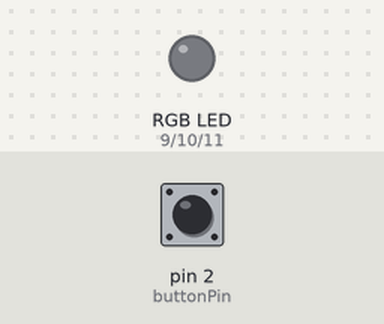
This sketch was run on a simulated Arduino Uno, built with avr-gcc and run on an emulated ATmega328P. Parts: an RGB LED mixed from three pins (HIGH = lit). The test bench sets the inputs (shaded band); at power-on: pin 2 (buttonPin) LOW. Dim RGB values are drawn brighter than linear.

Above: at 1.2 s.
1.3 s: pin 2 (buttonPin) pulled HIGH for 0.15 s
At 1.46 s:
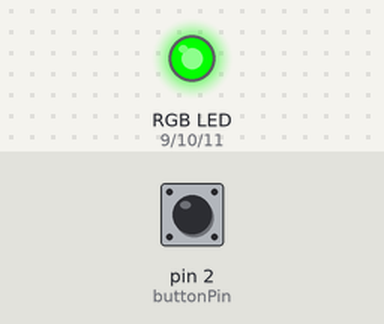
At 4.46 s:
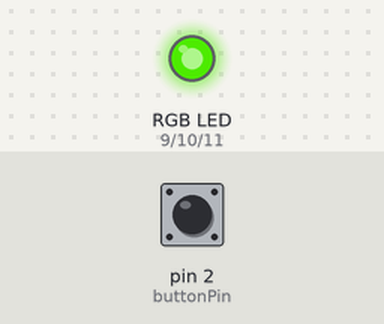
Timing chart, 0 to 21.9 s (numbered marks = the images above; inputs shaded):
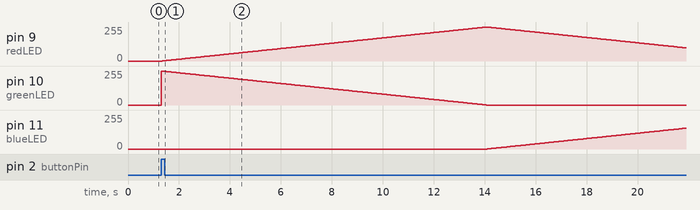

The sketch:

3.ino
```cpp
int redLED = 9, greenLED = 10, blueLED = 11, buttonPin = 2;

void setup()
{
  pinMode(redLED, OUTPUT);
  pinMode(greenLED, OUTPUT);
  pinMode(blueLED, OUTPUT);
  pinMode(buttonPin, INPUT);
}

void loop()
{
  while(digitalRead(buttonPin) == HIGH){
  for (int i = 0; i < 255; i++) // blue -> red
  {
    RGBwrite(i, 255-i, 0);
    delay(50);
  }

  for (int i = 0; i < 255; i++) // red ->green
  {
    RGBwrite(255-i, 0, i);
    delay(50);
  }

  for (int i = 0; i < 255; i++) // green -> blue
  {
    RGBwrite(0, 255-i, i);
    delay(50);
  }
  }
}
void RGBwrite(int r, int g, int b)
{
  analogWrite(redLED, r);
  analogWrite(greenLED, g);
  analogWrite(blueLED, b);
}
```

Measured:
- after the input at 1.3 s, pin 9 (redLED): rises from 0/255 to 255/255 in 12.7 s, then falls to 99/255 in 7.8 s; pin 11 (blueLED): moves from 0/255 to 156/255 over 7.8 s, starting after 12.8 s
